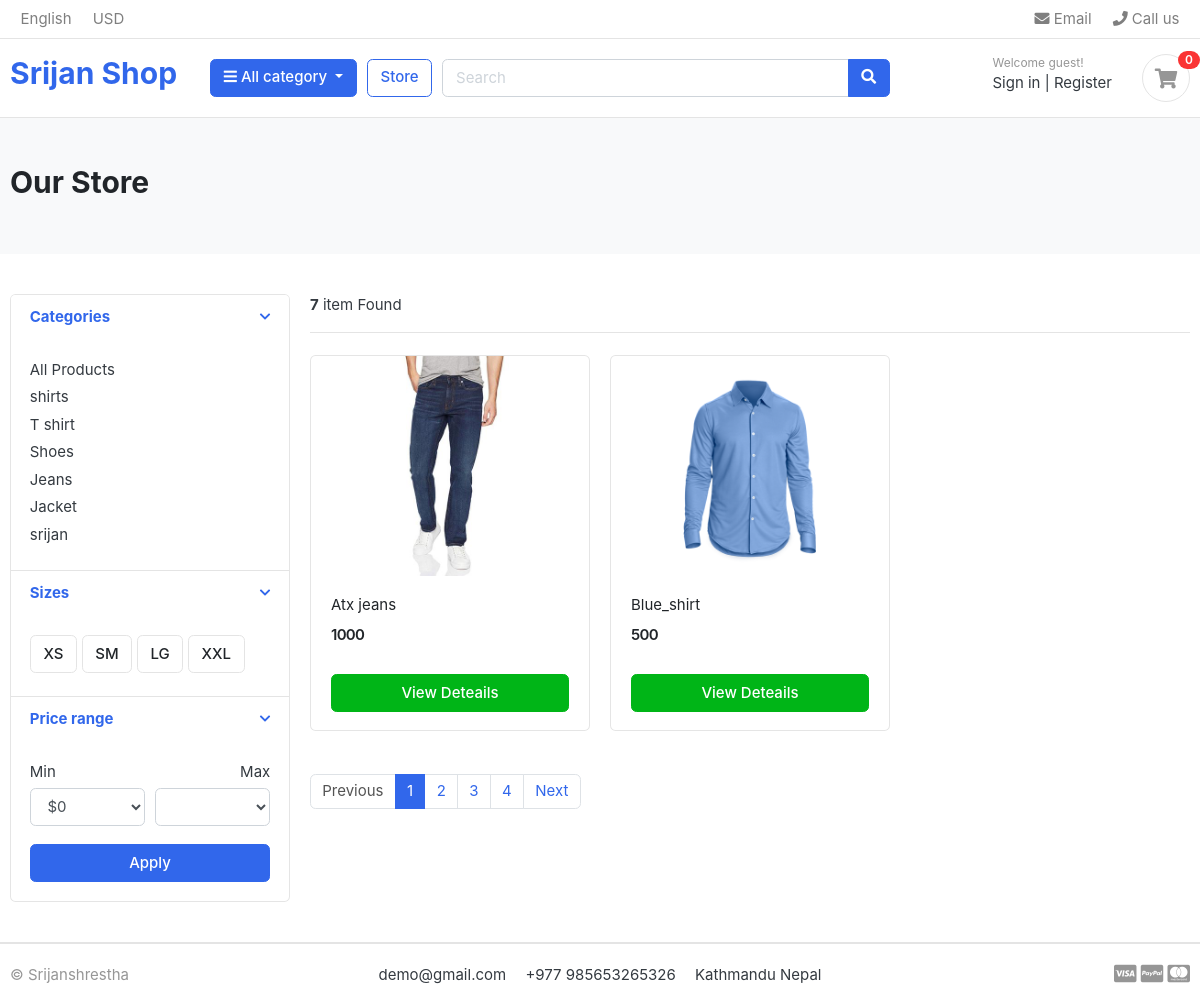
/store/, run on the app's committed database.
### category/models.py (models this page shows, shortened)
class Category(models.Model):
    category_name =  models.CharField(max_length=50, unique=True) #this is for admin to insert items product
    slug = models.SlugField(max_length=50, unique= True)
    description = models.TextField(max_length=50, blank= True)
    cat_image = models.ImageField(upload_to='photo/categories', blank=True)
    class Meta:
        verbose_name = 'category'
        verbose_name_plural = 'categories'
    def get_url(self):
        return reverse('products_by_category', args = [self.slug]) #this is for individual -

### store/models.py (models this page shows, shortened)
class Product(models.Model):
    product_name = models.CharField(max_length=200, unique=True)
    slug = models.SlugField(max_length=200, unique=True)
    description = models.TextField(max_length=500, blank= True)
    price = models.IntegerField()
    images = models.ImageField(upload_to='photos/products')
    stock =  models.IntegerField()
    is_available =  models.BooleanField(default=True)
    category = models.ForeignKey(Category, on_delete=models.CASCADE)
    created_date = models.DateField(auto_now_add=True)
    modified_date = models.DateField(auto_now=True)
    def get_url(self):
        return reverse('product_detail', args = [self.category.slug, self.slug])

### store/views.py (the view)
# urls.py: path('store/', include('store.urls')),
def store(request, category_slug = None):
    categories = None
    products = None
    if category_slug != None:
        categories = get_object_or_404(Category, slug = category_slug) #this is for category url
        products = Product.objects.filter(category= categories, is_available = True).order_by('id')
        paginator = Paginator(products,1)
        page = request.GET.get('page')
        paged_products = paginator.get_page(page)
        product_count = products.count()
    else:
        products = Product.objects.all().filter(is_available = True).order_by('id')
        paginator = Paginator(products,2)
        page = request.GET.get('page')
        paged_products = paginator.get_page(page)
        product_count = products.count()
    context = {
        'allProducts': paged_products,
        'products_c': product_count, # this count the product items
    }
    return render(request, 'store/store.html', context)

### carts/context_processors.py (called while the page is built)
def counter(request):
    cart_count = 0
    if 'admin' in request.path:
        return{}
    else:
        try:
            cart= Cart.objects.filter(cart_id=_cart_id(request))
            cart_items = CartItem.objects.all().filter(cart=cart[:1])
            for cart_item in cart_items:
                cart_count = cart_count + cart_item.quantity
        except Cart.DoesNotExist:
            cart_count = 0
    return dict(cart_count=cart_count)

### carts/views.py (called while the page is built)
def _cart_id(request):
    cart = request.session.session_key
    if not cart:
        cart = request.session.create()
    return cart

### category/context_processors.py (called while the page is built)
def menu_links(request):
    links =Category.objects.all() #this get all the category from model of category from database
    return dict(link=links) # this will be use in another pages for catagories

### templates/store/store.html (shortened to what this page needs)
{% extends "base.html" %}
{% load static%}
{% block content %}
<section class="section-pagetop bg">
<div class="container">
	{% if 'search' in request.path %}
		<h2 class="title-page">Search Result</h2>
	{% else %}
		<h2 class="title-page">Our Store</h2>
	{% endif %}
</div>
</section>
<section class="section-content padding-y">
<div class="container">
<div class="row">
	<aside class="col-md-3">
<div class="card">
	<article class="filter-group">
		<header class="card-header">
			<a href="#" data-toggle="collapse" data-target="#collapse_1" aria-expanded="true" class="">
				<i class="icon-control fa fa-chevron-down"></i>
				<h6 class="title">Categories</h6>
			</a>
		</header>
		<div class="filter-content collapse show" id="collapse_1" style="">
			<div class="card-body">
				<ul class="list-menu">
				<li><a href="{% url 'store' %}">All Products </a></li> <!- this store is name='store' from urls.py of store app)
				{% for category in link %}
				<li><a href="{{ category.get_url }}">{{ category.category_name}} </a></li>
				{% endfor %}
				</ul>
			</div>
		</div>
	</article>
	<article class="filter-group">
		<header class="card-header">
			<a href="#" data-toggle="collapse" data-target="#collapse_4" aria-expanded="true" class="">
				<i class="icon-control fa fa-chevron-down"></i>
				<h6 class="title">Sizes </h6>
			</a>
		</header>
		<div class="filter-content collapse show" id="collapse_4" style="">
			<div class="card-body">
			  <label class="checkbox-btn">
			    <span class="btn btn-light"> XS </span>
			  </label>
			  <label class="checkbox-btn">
			    <span class="btn btn-light"> SM </span>
			  </label>
			  <label class="checkbox-btn">
			    <span class="btn btn-light"> LG </span>
			  </label>
			  <label class="checkbox-btn">
			    <span class="btn btn-light"> XXL </span>
			  </label>
		</div>
		</div>
	</article>
	<article class="filter-group">
		<header class="card-header">
			<a href="#" data-toggle="collapse" data-target="#collapse_3" aria-expanded="true" class="">
				<i class="icon-control fa fa-chevron-down"></i>
				<h6 class="title">Price range </h6>
			</a>
		</header>
		<div class="filter-content collapse show" id="collapse_3" style="">
			<div class="card-body">
				<div class="form-row">
				<div class="form-group col-md-6">
				  <label>Min</label>
				  	<select class="mr-2 form-control">
						<option value="0">$0</option>
					</select>
				</div>
				<div class="form-group text-right col-md-6">
				  <label>Max</label>
				  	<select class="mr-2 form-control">
						<option value="50">{{product.price}}</option>
						<option value="100">$100</option>
					</select>
				</div>
				</div>
				<button class="btn btn-block btn-primary">Apply</button>
			</div>
		</div>
	</article>
</div>
	</aside>
	<main class="col-md-9">
<header class="border-bottom mb-4 pb-3">
		<div class="form-inline">
			<span class="mr-md-auto"><b>{{ products_c }}</b> item Found </span>
		</div>
</header>
<div class="row">
	{% if allProducts %}
	{% for product in allProducts %}
	<div class="col-md-4">
		<figure class="card card-product-grid">
			<div class="img-wrap">
				<a href ='{{product.get_url}}'><img src="{{product.images.url}}"></a>
			</div>
			<figcaption class="info-wrap">
				<div class="fix-height">
					<a href="{{ product.get_url }}" class="title">{{product.product_name}}</a>
					<div class="price-wrap mt-2">
						<span class="price">{{product.price}}</span>
					</div>
				</div>
				<a href="{{product.get_url}}" class="btn btn-block btn-success">View Deteails </a>
			</figcaption>
		</figure>
	</div>
    {% endfor %}
	{% else %}
	<div>
		<h2> No result found. please try again.</h2>
	</div>
	{% endif %}
</div>
<nav class="mt-4" aria-label="Page navigation sample">
	{% if allProducts.has_other_pages %}
		<ul class="pagination">
			{% if allProducts.has_previous %}
			<li class="page-item"><a class="page-link" href="?page={{allProducts.previous_page_number}}">Previous</a></li>
			{%else%}
			<li class="page-item disabled"><a class="page-link" href="#">Previous</a></li>
			{% endif %}
			{% for i in allProducts.paginator.page_range %}
				{% if allProducts.number == i %}
					<li class="page-item active"><a class="page-link" href="?page={{i}}">{{i}}</a></li>
				{%else %}
					<li class="page-item"><a class="page-link" href="?page={{i}}">{{i}}</a></li>
				{% endif %}
			{% endfor %}
			{% if allProducts.has_next %}
			<li class="page-item"><a class="page-link" href="?page={{allProducts.next_page_number}}">Next</a></li>
			{% else %}
			<li class="page-item disabled"><a class="page-link " href="#">Next</a></li>
			{% endif%}
		</ul>
	{% endif %}
</nav>
	</main>
</div>
</div>
</section>
{% endblock %}

### templates/base.html (shortened to what this page needs)
{% load static %}
<!DOCTYPE HTML>
<html lang="en">
<head>
<link href="{% static 'css/bootstrap.css' %}" rel="stylesheet" type="text/css"/>
<link href="{% static 'fonts/fontawesome/css/all.min.css' %}" type="text/css" rel="stylesheet">
<link href="{% static 'css/ui.css' %}" rel="stylesheet" type="text/css"/>
<link href="{% static 'css/responsive.css' %}" rel="stylesheet" media="only screen and (max-width: 1200px)" />
</head>
<body>
{% include "includes/navbar.html" %}
{%block content%}{% endblock %}
{% include "includes/footer.html" %}

### templates/includes/navbar.html (shortened to what this page needs)
{% load static%}
<header class="section-header">
<nav class="navbar p-md-0 navbar-expand-sm navbar-light border-bottom">
<div class="container">
  <div class="collapse navbar-collapse" id="navbarTop4">
    <ul class="navbar-nav mr-auto">
    	<li class="nav-item dropdown">
		 	<a href="#" class="nav-link">   English </a>
		</li>
		<li class="nav-item dropdown">
			<a href="#" class="nav-link"> USD </a>
		</li>
    </ul>
    <ul class="navbar-nav">
		<li><a href="#" class="nav-link"> <i class="fa fa-envelope"></i> Email </a></li>
		<li><a href="#" class="nav-link"> <i class="fa fa-phone"></i> Call us </a></li>
	</ul>
  </div>
</div>
</nav>
<section class="header-main border-bottom">
	<div class="container">
<div class="row align-items-center">
	<div class="col-lg-2 col-md-3 col-6">
		<a href="{% url 'home' %}" class="brand-wrap">
			<h2>Srijan Shop</h2>
		</a>
	</div>
	<div class="col-lg col-sm col-md col-6 flex-grow-0">
		<div class="category-wrap dropdown d-inline-block float-right">
			<button type="button" class="btn btn-primary dropdown-toggle" data-toggle="dropdown">
				<i class="fa fa-bars"></i> All category
			</button>
		</div>
	</div>
	<a href="{% url 'store' %}" class="btn btn-outline-primary">Store</a>
	<div class="col-lg  col-md-6 col-sm-12 col">
		<form action="{% url 'search' %}" class="search">
			<div class="input-group w-100">
			    <input type="text" class="form-control" style="width:60%;" placeholder="Search" name ='keyword'>
			    <div class="input-group-append">
			      <button class="btn btn-primary" type="submit">
			        <i class="fa fa-search"></i>
			      </button>
			    </div>
		    </div>
		</form>
	</div>
	<div class="col-lg-3 col-sm-6 col-8 order-2 order-lg-3">
				<div class="d-flex justify-content-end mb-3 mb-lg-0">
					{% if user.id is None %}
					<div class="widget-header">
						<small class="title text-muted">Welcome guest!</small>
						<div>
							<a href="{% url 'login' %}">Sign in</a> <span class="dark-transp"> | </span>
							<a href="{% url 'register' %}"> Register</a>
						</div>
					</div>
					{%endif%}
					<a href="{% url 'cart' %}" class="widget-header pl-3 ml-3">
						<div class="icon icon-sm rounded-circle border"><i class="fa fa-shopping-cart"></i></div>
						<span class="badge badge-pill badge-danger notify">{{cart_count}}</span>
					</a>
				</div>
			</div>
</div>
	</div>
</section>
</header>

### templates/includes/footer.html
{% load static %}
{% block footer%}
<footer class="section-footer border-top">
	<div class="container">
		<section class="footer-bottom border-top row">
			<div class="col-md-2">
				<p class="text-muted"> &copy Srijanshrestha </p>
			</div>
			<div class="col-md-8 text-md-center">
				<span  class="px-2">demo@gmail.com</span>
				<span  class="px-2">+977 985653265326</span>
				<span  class="px-2">Kathmandu Nepal</span>
			</div>
			<div class="col-md-2 text-md-right text-muted">
				<i class="fab fa-lg fa-cc-visa"></i>
				<i class="fab fa-lg fa-cc-paypal"></i>
				<i class="fab fa-lg fa-cc-mastercard"></i>
			</div>
		</section>
	</div>
</footer>
{% endblock%}

### ecommerce/static/css/ui.css (style rules this page uses)
html { font-family: "Inter", sans-serif; font-size: 15px; }
.img-wrap { text-align: center; display: block; }
.img-wrap img { max-width: 100%; }
.price-wrap { letter-spacing: -0.7px; }
.icon-xs, .icon-sm, .icon-md, .icon-lg { display: inline-block; text-align: center; flex-shrink: 0; flex-grow: 0; }
.icon-sm { width: 48px; height: 48px; line-height: 48px !important; font-size: 20px; }
.padding-y { padding-top: 40px; padding-bottom: 40px; }
figure { margin-bottom: 0; }
article:after, .form-group:after { display: block; clear: both; content: ""; }
.bg { background-color: #f8f9fa; }
.title-page { color: #212529; }
p:last-child { margin-bottom: 0; }
.header-main { position: relative; padding-top: 1rem; padding-bottom: 1rem; }
.widget-header { display: inline-block; vertical-align: middle; position: relative; }
.widget-header a { color: #343a40; }
.widget-header i { color: #969696; }
.widget-header .title { display: block; }
.widget-header .notify { position: absolute; top: -3px; right: -10px; }
.footer-bottom { padding-top: 20px; padding-bottom: 20px; }
.btn-light { background-color: #fff; border-color: #e4e4e4; }
[class*=list-] li:after { visibility: hidden; display: block; content: ""; overflow: hidden; height: 0; clear: both; }
.list-menu { list-style: none; margin: 0; padding-left: 0; }
.list-menu li { margin-bottom: 5px; }
.list-menu a { color: #343a40; }
[class*=card-product] a.title { color: #212529; display: block; }
[class*=card-product] .img-wrap { overflow: hidden; position: relative; }
[class*=card-product] .img-wrap img { height: 100%; max-width: 100%; width: auto; display: inline-block; -o-object-fit: cover; object-fit: cover; }
.card-product-grid { margin-bottom: 20px; }
.card-product-grid .img-wrap { border-radius: 0.2rem 0.2rem 0 0; height: 220px; }
.card-product-grid .info-wrap { overflow: hidden; padding: 18px 20px; }
.card-product-grid .fix-height { height: 80px; overflow: hidden; }
.card .img-wrap { overflow: hidden; }
.notify { position: absolute; top: -4px; right: -10px; display: inline-block; padding: 0.25em 0.6em; font-size: 12px; line-height: 1; text-align: center; border-radius: 3rem; color: #fff; background-color: #fa3434; }
.price { font-weight: 600; color: #212529; }
.icon-control { margin-top: 5px; float: right; font-size: 80%; }
.card-header .title { margin-bottom: 0; line-height: 1.5; }
.filter-group { border-bottom: 1px solid #e4e4e4; }
.filter-group .card-header { border-bottom: 0; }
.filter-group:last-child { border-bottom: 0; }
.checkbox-btn { position: relative; }
.section-pagetop { padding: 45px 0; }

### data on the page
Category: category_name "shirts"
Category: category_name "T shirt"
Category: category_name "Shoes"
Category: category_name "Jeans"
Category: category_name "Jacket"
Category: category_name "srijan"
Product: images (picture), product_name "Atx jeans", price "1000"
Product: images (picture), product_name "Blue_shirt", price "500"

### other printed values
{{ cart_count }} "0"
{{ products_c }} "7"
{{ i }} "1"
{{ i }} "2" "3" "4"
